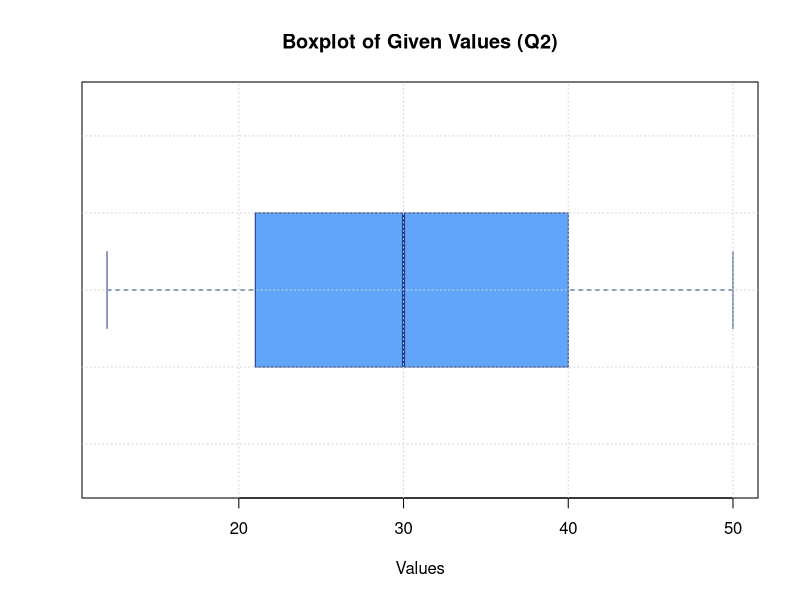

Generate this figure with R:
# Question 2: For 12,18,21,25,29,31,35,40,44,50 find Q1,Q2,Q3,IQR and draw a boxplot.

data_vals <- c(12, 18, 21, 25, 29, 31, 35, 40, 44, 50)

cat("--- Dataset ---\n")
print(data_vals)

q_vals <- quantile(data_vals, probs = c(0.25, 0.50, 0.75))
q1 <- q_vals[1]
q2 <- q_vals[2]
q3 <- q_vals[3]
iqr_val <- IQR(data_vals)

cat("\n--- Quartiles and IQR ---\n")
cat("Q1 (25th percentile):", q1, "\n")
cat("Q2 (Median / 50th)  :", q2, "\n")
cat("Q3 (75th percentile):", q3, "\n")
cat("Interquartile Range :", iqr_val, "\n")

# Save Boxplot
png("../screenshots/q02_boxplot.png", width=800, height=600, res=120)
boxplot(data_vals, horizontal=TRUE, col="#60a5fa", main="Boxplot of Given Values (Q2)",
        xlab="Values", border="#1e3a8a", pch=19)
grid()
dev.off()
cat("\nBoxplot saved to screenshots/q02_boxplot.png\n")
